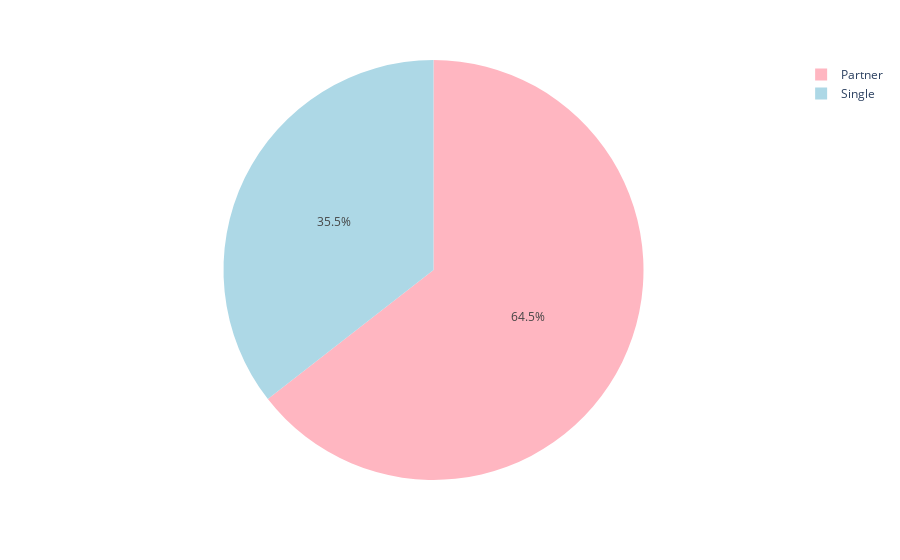

This figure's notebook cell:
### Code cell
Marital_Status =df.Marital_Status.value_counts()
data_Marital_Status = pd.DataFrame(Marital_Status)
df_Marital_Status=data_Marital_Status.reset_index()
colors = [ 'lightpink', 'lightblue']
fig = px.pie(df_Marital_Status, values='count', names='Marital_Status',color_discrete_sequence=colors)
fig.show()

### Figure 1 — Plotly figure (JSON) as saved in the notebook; plotly's stock layout.template omitted (floating-point values rounded to 4 significant figures)
{"data": [{"domain": {"x": [0, 1], "y": [0, 1]}, "hovertemplate": "Marital_Status=%{label}<br>count=%{value}<extra></extra>", "labels": ["Partner", "Single"], "legendgroup": "", "name": "", "showlegend": true, "type": "pie", "values": [1444, 796]}], "layout": {"legend": {"tracegroupgap": 0}, "margin": {"t": 60}, "piecolorway": ["lightpink", "lightblue"]}}
